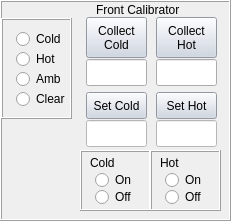
     <widget class="QFrame" name="frameBlackBody_7">
      <property name="geometry">
       <rect>
        <x>0</x>
        <y>420</y>
        <width>231</width>
        <height>221</height>
       </rect>
      </property>
      <property name="frameShape">
       <enum>QFrame::Box</enum>
      </property>
      <property name="frameShadow">
       <enum>QFrame::Raised</enum>
      </property>
      <widget class="QLabel" name="label_43">
       <property name="geometry">
        <rect>
         <x>96</x>
         <y>2</y>
         <width>111</width>
         <height>16</height>
        </rect>
       </property>
       <property name="text">
        <string>Front Calibrator</string>
       </property>
      </widget>
      <widget class="QLineEdit" name="lineEditDesiredTemperaturePaddleHotBench">
       <property name="geometry">
        <rect>
         <x>156</x>
         <y>120</y>
         <width>61</width>
         <height>27</height>
        </rect>
       </property>
       <property name="styleSheet">
        <string notr="true">background:rgb(255, 255, 255)</string>
       </property>
      </widget>
      <widget class="QPushButton" name="pushButtonSetPaddleHotBench">
       <property name="geometry">
        <rect>
         <x>156</x>
         <y>92</y>
         <width>61</width>
         <height>27</height>
        </rect>
       </property>
       <property name="styleSheet">
        <string notr="true">background:rgb(204, 212, 226)</string>
       </property>
       <property name="text">
        <string>Set Hot</string>
       </property>
      </widget>
      <widget class="QLineEdit" name="lineEditDesiredTemperaturePaddleColdBench">
       <property name="geometry">
        <rect>
         <x>86</x>
         <y>120</y>
         <width>61</width>
         <height>27</height>
        </rect>
       </property>
       <property name="styleSheet">
        <string notr="true">background:rgb(255, 255, 255)</string>
       </property>
      </widget>
      <widget class="QPushButton" name="pushButtonSetPaddleColdBench">
       <property name="geometry">
        <rect>
         <x>86</x>
         <y>92</y>
         <width>61</width>
         <height>27</height>
        </rect>
       </property>
       <property name="styleSheet">
        <string notr="true">background:rgb(204, 212, 226)</string>
       </property>
       <property name="text">
        <string>Set Cold</string>
       </property>
      </widget>
      <widget class="QLineEdit" name="lineEditTemperaturePaddleColdBench">
       <property name="geometry">
        <rect>
         <x>86</x>
         <y>59</y>
         <width>61</width>
         <height>27</height>
        </rect>
       </property>
       <property name="styleSheet">
        <string notr="true"/>
       </property>
       <property name="readOnly">
        <bool>true</bool>
       </property>
      </widget>
      <widget class="QPushButton" name="pushButtonSavePaddleColdBench">
       <property name="geometry">
        <rect>
         <x>86</x>
         <y>17</y>
         <width>61</width>
         <height>41</height>
        </rect>
       </property>
       <property name="styleSheet">
        <string notr="true">background:rgb(204, 212, 226)</string>
       </property>
       <property name="text">
        <string>Collect
Cold</string>
       </property>
      </widget>
      <widget class="QLineEdit" name="lineEditTemperaturePaddleHotBench">
       <property name="geometry">
        <rect>
         <x>156</x>
         <y>59</y>
         <width>61</width>
         <height>27</height>
        </rect>
       </property>
       <property name="styleSheet">
        <string notr="true"/>
       </property>
       <property name="readOnly">
        <bool>true</bool>
       </property>
      </widget>
      <widget class="QPushButton" name="pushButtonSavePaddleHotBench">
       <property name="geometry">
        <rect>
         <x>156</x>
         <y>17</y>
         <width>61</width>
         <height>41</height>
        </rect>
       </property>
       <property name="styleSheet">
        <string notr="true">background:rgb(204, 212, 226)</string>
       </property>
       <property name="text">
        <string>Collect
Hot</string>
       </property>
      </widget>
      <widget class="QFrame" name="frame_8">
       <property name="geometry">
        <rect>
         <x>1</x>
         <y>18</y>
         <width>71</width>
         <height>101</height>
        </rect>
       </property>
       <property name="frameShape">
        <enum>QFrame::Box</enum>
       </property>
       <property name="frameShadow">
        <enum>QFrame::Raised</enum>
       </property>
       <widget class="QRadioButton" name="radioButtonPaddleColdBench">
        <property name="geometry">
         <rect>
          <x>15</x>
          <y>10</y>
          <width>51</width>
          <height>22</height>
         </rect>
        </property>
        <property name="text">
         <string>Cold</string>
        </property>
       </widget>
       <widget class="QRadioButton" name="radioButtonPaddleHotBench">
        <property name="geometry">
         <rect>
          <x>15</x>
          <y>30</y>
          <width>41</width>
          <height>22</height>
         </rect>
        </property>
        <property name="text">
         <string>Hot</string>
        </property>
       </widget>
       <widget class="QRadioButton" name="radioButtonPaddleClearBench">
        <property name="geometry">
         <rect>
          <x>15</x>
          <y>70</y>
          <width>51</width>
          <height>22</height>
         </rect>
        </property>
        <property name="text">
         <string>Clear</string>
        </property>
       </widget>
       <widget class="QRadioButton" name="radioButtonPaddleAmbientBench">
        <property name="geometry">
         <rect>
          <x>15</x>
          <y>50</y>
          <width>51</width>
          <height>22</height>
         </rect>
        </property>
        <property name="text">
         <string>Amb</string>
        </property>
       </widget>
      </widget>
      <widget class="QFrame" name="frame_29">
       <property name="geometry">
        <rect>
         <x>80</x>
         <y>150</y>
         <width>71</width>
         <height>61</height>
        </rect>
       </property>
       <property name="frameShape">
        <enum>QFrame::Box</enum>
       </property>
       <property name="frameShadow">
        <enum>QFrame::Raised</enum>
       </property>
       <widget class="QRadioButton" name="radioButtonPaddleColdOnBench">
        <property name="geometry">
         <rect>
          <x>15</x>
          <y>19</y>
          <width>51</width>
          <height>22</height>
         </rect>
        </property>
        <property name="text">
         <string>On</string>
        </property>
       </widget>
       <widget class="QRadioButton" name="radioButtonPaddleColdOffBench">
        <property name="geometry">
         <rect>
          <x>15</x>
          <y>36</y>
          <width>41</width>
          <height>22</height>
         </rect>
        </property>
        <property name="text">
         <string>Off</string>
        </property>
       </widget>
       <widget class="QLabel" name="label_47">
        <property name="geometry">
         <rect>
          <x>10</x>
          <y>2</y>
          <width>41</width>
          <height>21</height>
         </rect>
        </property>
        <property name="text">
         <string>Cold</string>
        </property>
        <property name="wordWrap">
         <bool>true</bool>
        </property>
       </widget>
      </widget>
      <widget class="QFrame" name="frame_30">
       <property name="geometry">
        <rect>
         <x>150</x>
         <y>150</y>
         <width>71</width>
         <height>61</height>
        </rect>
       </property>
       <property name="frameShape">
        <enum>QFrame::Box</enum>
       </property>
       <property name="frameShadow">
        <enum>QFrame::Raised</enum>
       </property>
       <widget class="QRadioButton" name="radioButtonPaddleHotOnBench">
        <property name="geometry">
         <rect>
          <x>15</x>
          <y>19</y>
          <width>51</width>
          <height>22</height>
         </rect>
        </property>
        <property name="text">
         <string>On</string>
        </property>
       </widget>
       <widget class="QRadioButton" name="radioButtonPaddleHotOffBench">
        <property name="geometry">
         <rect>
          <x>15</x>
          <y>36</y>
          <width>41</width>
          <height>22</height>
         </rect>
        </property>
        <property name="text">
         <string>Off</string>
        </property>
       </widget>
       <widget class="QLabel" name="label_59">
        <property name="geometry">
         <rect>
          <x>10</x>
          <y>2</y>
          <width>41</width>
          <height>21</height>
         </rect>
        </property>
        <property name="text">
         <string>Hot</string>
        </property>
        <property name="wordWrap">
         <bool>true</bool>
        </property>
       </widget>
      </widget>
     </widget>
